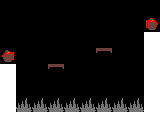

A level layout from a 2D game, rendered from its tile map. Below: a short description, then the map file with its tile-grid data intact:
An orthogonal 10x8 tile map with 16x16 px tiles, 2 tile layers (Tile Layer 1, Tile Layer 2).

<map version="1.10" tiledversion="1.11.2" orientation="orthogonal" renderorder="right-up" width="10" height="8" tilewidth="16" tileheight="16" infinite="0" nextlayerid="3" nextobjectid="1">
 <tileset firstgid="1" source="../../tiletypes.tsx" />
 <layer id="1" name="Tile Layer 1" width="10" height="8">
  <data encoding="csv">
0,0,0,0,0,0,0,0,0,0,
0,0,0,0,0,0,0,0,0,9,
0,0,0,0,0,0,0,0,0,1,
10,0,0,0,0,0,17,0,0,1,
1,0,0,17,0,0,0,0,0,1,
1,0,0,0,0,0,0,0,0,1,
1,19,19,19,19,19,19,19,19,1,
1,1,1,1,1,1,1,1,1,1
</data>
 </layer>
 <layer id="2" name="Tile Layer 2" width="10" height="8">
  <data encoding="csv">
0,0,0,0,0,0,0,0,0,0,
0,0,0,0,0,0,0,0,0,25,
0,0,0,0,0,0,0,0,0,0,
25,0,0,0,0,0,0,0,0,0,
0,0,0,0,0,0,0,0,0,0,
0,0,0,0,0,0,0,0,0,0,
0,0,0,0,0,0,0,0,0,0,
0,0,0,0,0,0,0,0,0,0
</data>
 </layer>
</map>
